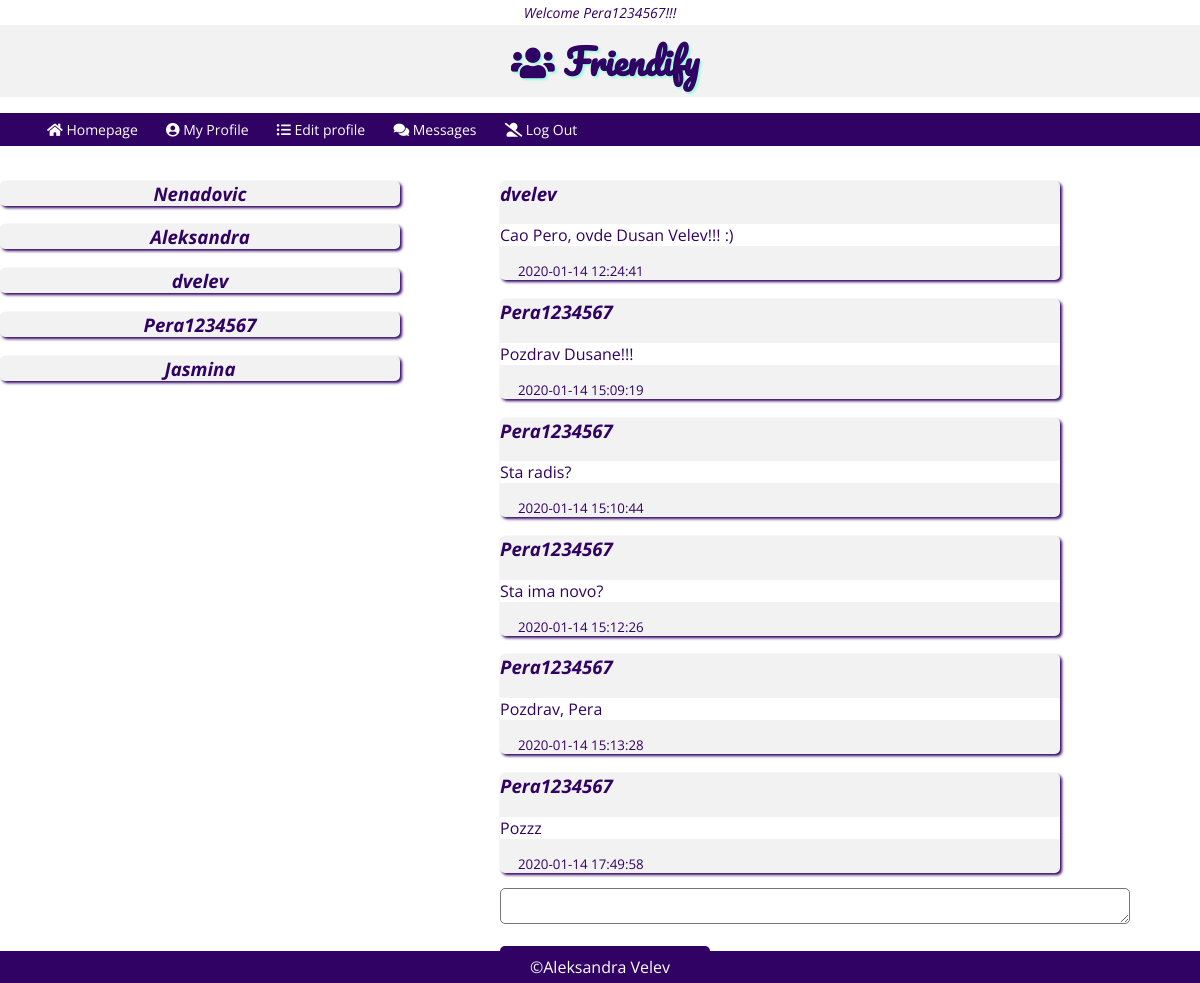
The app's page /networkPHP/msg.php?id=11 (signed in) with its own data.
### tables this page shows
CREATE TABLE IF NOT EXISTS `message` (
  `id` int(10) UNSIGNED NOT NULL AUTO_INCREMENT,
  `user_id` int(10) UNSIGNED NOT NULL,
  `friend_id` int(10) UNSIGNED NOT NULL,
  `message` varchar(200) DEFAULT NULL,
  `created_at` timestamp NOT NULL DEFAULT current_timestamp(),
  PRIMARY KEY (`id`),
  KEY `user_id` (`user_id`),
  KEY `friend_id` (`friend_id`)
);

CREATE TABLE IF NOT EXISTS `user` (
  `id` int(10) UNSIGNED NOT NULL AUTO_INCREMENT,
  `username` varchar(50) NOT NULL,
  `email` varchar(50) NOT NULL,
  `password` varchar(50) NOT NULL,
  PRIMARY KEY (`id`)
);

### networkPHP/database/conection.php (called while the page is built, shortened)
<?php
class Dbconection
{
    public function connect()
    {
        $this->servername = 'localhost';
        $this->username = 'videoman';
        $this->password = 'videoman123';
        $this->database = 'network';
        $conn = new mysqli($this->servername, $this->username, $this->password, $this->database);
        return $conn;
    }
}
?>

### networkPHP/database/userdata.php (called while the page is built, shortened)
<?php
require_once 'conection.php';
class Userdata extends Dbconection
{
    public function selectUsernameById($id)
    {
        $sql = "SELECT username
                FROM user
                WHERE id = '$id'";
        $result = $this->connect()->query($sql);
        $row = $result->fetch_assoc();
        $username = $row['username'];
        return $username;
    }
    public function selectMsgDataSenderById($id)
    {
        $sql = "SELECT DISTINCT message.friend_id
                FROM message
                WHERE user_id = $id
                UNION
                SELECT DISTINCT user_id
                FROM message
                WHERE friend_id = $id";
        $result = $this->connect()->query($sql);
        return $result;
    }
    public function selectMsgDataInfoById($id, $idLoged)
    {
        $sql = "SELECT message.user_id, message.friend_id, message.message, message.created_at
                FROM message
                INNER JOIN user
                ON user.id = message.user_id
                WHERE message.user_id = $id AND message.friend_id = $idLoged OR message.user_id = $idLoged AND message.friend_id = $id
                ORDER BY message.created_at ASC;
                ";
        $result = $this->connect()->query($sql);
        return $result;
    }
}
?>

### networkPHP/msg.php (the view, shortened to what this page needs)
<?php
    require_once 'header.php';
    require_once 'database/conection.php';
    require_once 'database/userdata.php';
    require_once 'database/msg_view.php';
    $id = $_SESSION['id'];
?>
    <div class='flex-2'>
        <div class='picture-wrap'>
            <div>
                <?php
                $msg = new MessageView();
                $msgView =  $msg->viewMsgSender();
                ?>
            </div>
        </div>
        <div class="msg-wrap">
            <div>
                <?php
                    if( !empty($_GET['id']) )
                    {
                        $id_f = $_GET['id'];
                        $msg_view = new MessageView();
                        $result = $msg_view->selectMsgDataInfoById($id_f, $id);
                        if ($result->num_rows == 0)
                        {
                            echo "<div class='err'>There is no messages with this users to show! :( </div>";
                        }
                        else
                        {
                            while( $row = $result->fetch_assoc() )
                            {
                                $user_id = $row['user_id'];
                                $msg = $row['message'];
                                $created_at = $row['created_at'];
                                $o = new Userdata();
                                $u_name = $o->selectUsernameById($user_id);
                                echo "<div class='user-wrap'>";
                                echo "<h3><i>$u_name</i></h3>";
                                echo "<p>$msg</p>";
                                echo "<small>$created_at</small>";
                                echo "</div>";
                            }
                        }
                    }
                ?>
                <form action="" method="POST"  class='msg-box'>
                    <textarea name="msg" id="" cols="10"></textarea>
                    <br><br>
                    <a href="msg.php?$f_id=<?php echo $id_f ?? ''?> ">
                    <input type="submit" name="send" value="Send" class="msg-btn"></a>
                </form>
            </div>
        </div>
    </div>
<?php
    require_once 'footer.php';
?>

### networkPHP/css/general.css (style rules this page uses)
body { margin: 0; padding: 0; font-family: 'Open Sans', sans-serif; }
* { box-sizing: border-box; }
:root { --light-grey:#f2f2f2; --light-grey-opacity:rgba(253, 253, 253, 0.842); --dark-grey:#1a1a1a; --white-color:#fff; --black-color:#000; --dgrey-color-opacity:rgba(26, 26, 26, 0.7); --tirquise-color:rgb(160, 251, 221); --purple-color:rgb(48, 2, 100); --orange-color:#ff8c1a; }

### networkPHP/css/content.css (style rules this page uses)
small { padding:3px; margin: 0 0 15px 15px; color: var(--purple-color); }
.flex-2 { display:flex; }
.picture-wrap { width:50%; text-align: center; }
.msg-wrap { width: 70%; margin: auto; text-align: left; }
.user-wrap { background-color: var(--light-grey); color: var(--dark-grey); border-radius: 5px; box-shadow: 2px 2px 3px var(--purple-color); cursor: pointer; width:80%; }
.user-wrap h3 { color: var(--purple-color); }
.user-wrap p { color: var(--purple-color); background-color: var(--white-color); }
.msg-box { margin-top: 15px; }
.msg-box textarea { width:90%; border-radius: 5px; }

### networkPHP/css/profile.css (style rules this page uses)
.flex-2 { display: flex; align-content: center; }

### records on screen
message: user.username "dvelev", message "Cao Pero, ovde Dusan Velev!!! :)", created_at "2020-01-14 12:24:41"
message: user.username "Pera1234567", message "Pozdrav Dusane!!!", created_at "2020-01-14 15:09:19"
message: user.username "Pera1234567", message "Sta radis?", created_at "2020-01-14 15:10:44"
message: user.username "Pera1234567", message "Sta ima novo?", created_at "2020-01-14 15:12:26"
message: user.username "Pera1234567", message "Pozdrav, Pera", created_at "2020-01-14 15:13:28"
message: user.username "Pera1234567", message "Pozzz", created_at "2020-01-14 17:49:58"

### other values on screen
$_SESSION['name'] "Pera1234567"
$username "Nenadovic"
$username "Aleksandra"
$username "dvelev"
$username "Pera1234567"
$username "Jasmina"
